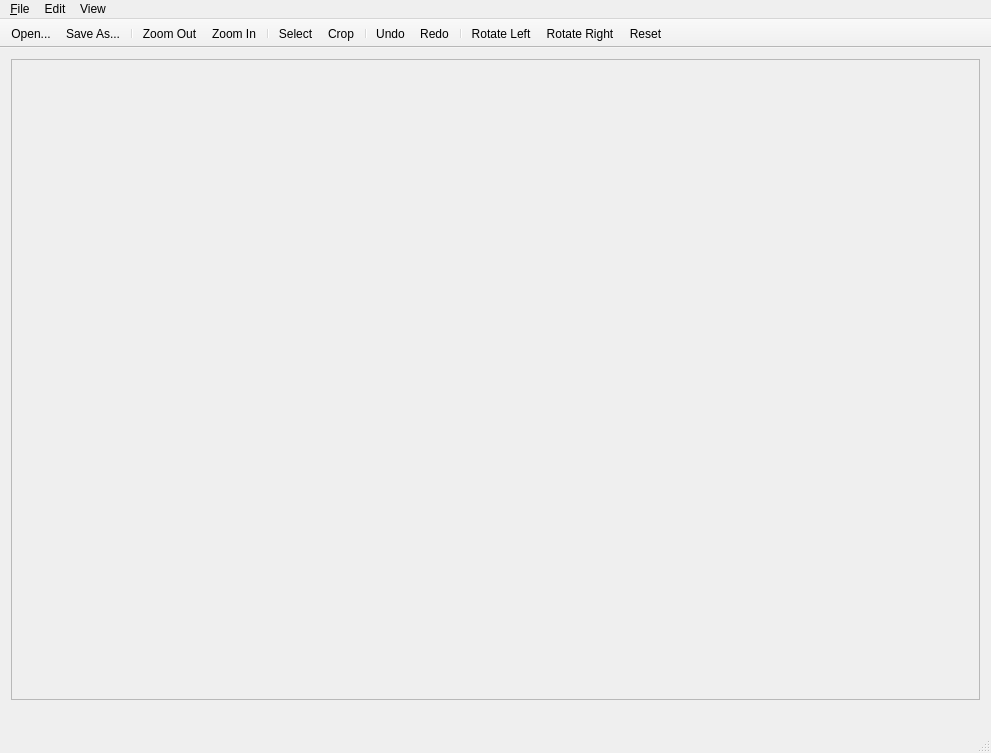
<?xml version="1.0" encoding="UTF-8"?>
<ui version="4.0">
 <class>MainWindow</class>
 <widget class="QMainWindow" name="MainWindow">
  <property name="geometry">
   <rect>
    <x>0</x>
    <y>0</y>
    <width>991</width>
    <height>753</height>
   </rect>
  </property>
  <property name="sizePolicy">
   <sizepolicy hsizetype="Preferred" vsizetype="Preferred">
    <horstretch>0</horstretch>
    <verstretch>0</verstretch>
   </sizepolicy>
  </property>
  <property name="sizeIncrement">
   <size>
    <width>0</width>
    <height>0</height>
   </size>
  </property>
  <property name="windowTitle">
   <string>Image Viewer</string>
  </property>
  <property name="windowIcon">
   <iconset resource="resources.qrc">
    <normaloff>:/images/images/image viewer icon.png</normaloff>:/images/images/image viewer icon.png</iconset>
  </property>
  <widget class="QWidget" name="centralWidget">
   <property name="acceptDrops">
    <bool>true</bool>
   </property>
   <layout class="QVBoxLayout" name="verticalLayout">
    <item>
     <widget class="QScrollArea" name="scrollArea">
      <property name="enabled">
       <bool>true</bool>
      </property>
      <property name="sizePolicy">
       <sizepolicy hsizetype="Expanding" vsizetype="Expanding">
        <horstretch>1</horstretch>
        <verstretch>1</verstretch>
       </sizepolicy>
      </property>
      <property name="minimumSize">
       <size>
        <width>0</width>
        <height>0</height>
       </size>
      </property>
      <property name="mouseTracking">
       <bool>true</bool>
      </property>
      <property name="widgetResizable">
       <bool>true</bool>
      </property>
      <property name="alignment">
       <set>Qt::AlignLeading|Qt::AlignLeft|Qt::AlignTop</set>
      </property>
      <widget class="QWidget" name="scrollAreaWidgetContents">
       <property name="geometry">
        <rect>
         <x>0</x>
         <y>0</y>
         <width>967</width>
         <height>615</height>
        </rect>
       </property>
      </widget>
     </widget>
    </item>
    <item>
     <widget class="QLabel" name="scaleLabel">
      <property name="text">
       <string/>
      </property>
      <property name="alignment">
       <set>Qt::AlignLeading|Qt::AlignLeft|Qt::AlignVCenter</set>
      </property>
     </widget>
    </item>
   </layout>
  </widget>
  <widget class="QStatusBar" name="statusBar"/>
  <widget class="QMenuBar" name="menuBar">
   <property name="geometry">
    <rect>
     <x>0</x>
     <y>0</y>
     <width>991</width>
     <height>26</height>
    </rect>
   </property>
   <widget class="QMenu" name="menu_File">
    <property name="title">
     <string>&amp;File</string>
    </property>
    <addaction name="actionOpen"/>
    <addaction name="actionSave"/>
    <addaction name="separator"/>
    <addaction name="actionExit"/>
   </widget>
   <widget class="QMenu" name="menuView">
    <property name="title">
     <string>View</string>
    </property>
    <addaction name="actionZoom_In"/>
    <addaction name="actionZoom_Out"/>
   </widget>
   <widget class="QMenu" name="menuEdit">
    <property name="title">
     <string>Edit</string>
    </property>
    <addaction name="actionUndo"/>
    <addaction name="actionRedo"/>
    <addaction name="actionSelect"/>
    <addaction name="actionCrop"/>
   </widget>
   <addaction name="menu_File"/>
   <addaction name="menuEdit"/>
   <addaction name="menuView"/>
  </widget>
  <widget class="QToolBar" name="toolBar">
   <property name="windowTitle">
    <string>toolBar</string>
   </property>
   <property name="movable">
    <bool>false</bool>
   </property>
   <attribute name="toolBarArea">
    <enum>TopToolBarArea</enum>
   </attribute>
   <attribute name="toolBarBreak">
    <bool>false</bool>
   </attribute>
   <addaction name="actionOpen"/>
   <addaction name="actionSave"/>
   <addaction name="separator"/>
   <addaction name="actionZoom_Out"/>
   <addaction name="actionZoom_In"/>
   <addaction name="separator"/>
   <addaction name="actionSelect"/>
   <addaction name="actionCrop"/>
   <addaction name="separator"/>
   <addaction name="actionUndo"/>
   <addaction name="actionRedo"/>
   <addaction name="separator"/>
   <addaction name="actionRotate_Left"/>
   <addaction name="actionRotate_Right"/>
   <addaction name="actionReset"/>
  </widget>
  <action name="actionZoom_In">
   <property name="icon">
    <iconset resource="resources.qrc">
     <normaloff>:/images/images/Zoom In.png</normaloff>:/images/images/Zoom In.png</iconset>
   </property>
   <property name="text">
    <string>Zoom In</string>
   </property>
   <property name="shortcut">
    <string>Ctrl+=</string>
   </property>
  </action>
  <action name="actionZoom_Out">
   <property name="icon">
    <iconset resource="resources.qrc">
     <normaloff>:/images/images/Zoom Out.png</normaloff>:/images/images/Zoom Out.png</iconset>
   </property>
   <property name="text">
    <string>Zoom Out</string>
   </property>
   <property name="shortcut">
    <string>Ctrl+-</string>
   </property>
  </action>
  <action name="actionSelect">
   <property name="icon">
    <iconset resource="resources.qrc">
     <normaloff>:/images/images/select.png</normaloff>:/images/images/select.png</iconset>
   </property>
   <property name="text">
    <string>Select</string>
   </property>
  </action>
  <action name="actionCrop">
   <property name="icon">
    <iconset resource="resources.qrc">
     <normaloff>:/images/images/1402-256.png</normaloff>:/images/images/1402-256.png</iconset>
   </property>
   <property name="text">
    <string>Crop</string>
   </property>
  </action>
  <action name="actionRedo">
   <property name="icon">
    <iconset resource="resources.qrc">
     <normaloff>:/images/images/redo.png</normaloff>:/images/images/redo.png</iconset>
   </property>
   <property name="text">
    <string>Redo</string>
   </property>
  </action>
  <action name="actionUndo">
   <property name="icon">
    <iconset resource="resources.qrc">
     <normaloff>:/images/images/undo.png</normaloff>:/images/images/undo.png</iconset>
   </property>
   <property name="text">
    <string>Undo</string>
   </property>
  </action>
  <action name="actionSave">
   <property name="icon">
    <iconset resource="resources.qrc">
     <normaloff>:/images/images/save.png</normaloff>:/images/images/save.png</iconset>
   </property>
   <property name="text">
    <string>Save</string>
   </property>
   <property name="iconText">
    <string>Save As...</string>
   </property>
   <property name="shortcut">
    <string>Ctrl+S</string>
   </property>
  </action>
  <action name="actionOpen">
   <property name="icon">
    <iconset resource="resources.qrc">
     <normaloff>:/images/images/folder (3).png</normaloff>:/images/images/folder (3).png</iconset>
   </property>
   <property name="text">
    <string>Open</string>
   </property>
   <property name="iconText">
    <string>Open...</string>
   </property>
   <property name="shortcut">
    <string>Ctrl+O</string>
   </property>
  </action>
  <action name="actionRotate_Left">
   <property name="icon">
    <iconset resource="resources.qrc">
     <normaloff>:/images/images/shape_rotate_anticlockwise.png</normaloff>:/images/images/shape_rotate_anticlockwise.png</iconset>
   </property>
   <property name="text">
    <string>Rotate Left</string>
   </property>
  </action>
  <action name="actionRotate_Right">
   <property name="icon">
    <iconset resource="resources.qrc">
     <normaloff>:/images/images/shape_rotate_clockwise.png</normaloff>:/images/images/shape_rotate_clockwise.png</iconset>
   </property>
   <property name="text">
    <string>Rotate Right</string>
   </property>
  </action>
  <action name="actionExit">
   <property name="icon">
    <iconset resource="resources.qrc">
     <normaloff>:/images/images/exit.png</normaloff>:/images/images/exit.png</iconset>
   </property>
   <property name="text">
    <string>Exit</string>
   </property>
  </action>
  <action name="actionReset">
   <property name="icon">
    <iconset resource="resources.qrc">
     <normaloff>:/images/images/reset.png</normaloff>:/images/images/reset.png</iconset>
   </property>
   <property name="text">
    <string>Reset</string>
   </property>
  </action>
 </widget>
 <layoutdefault spacing="6" margin="11"/>
 <resources>
  <include location="resources.qrc"/>
 </resources>
 <connections/>
</ui>
